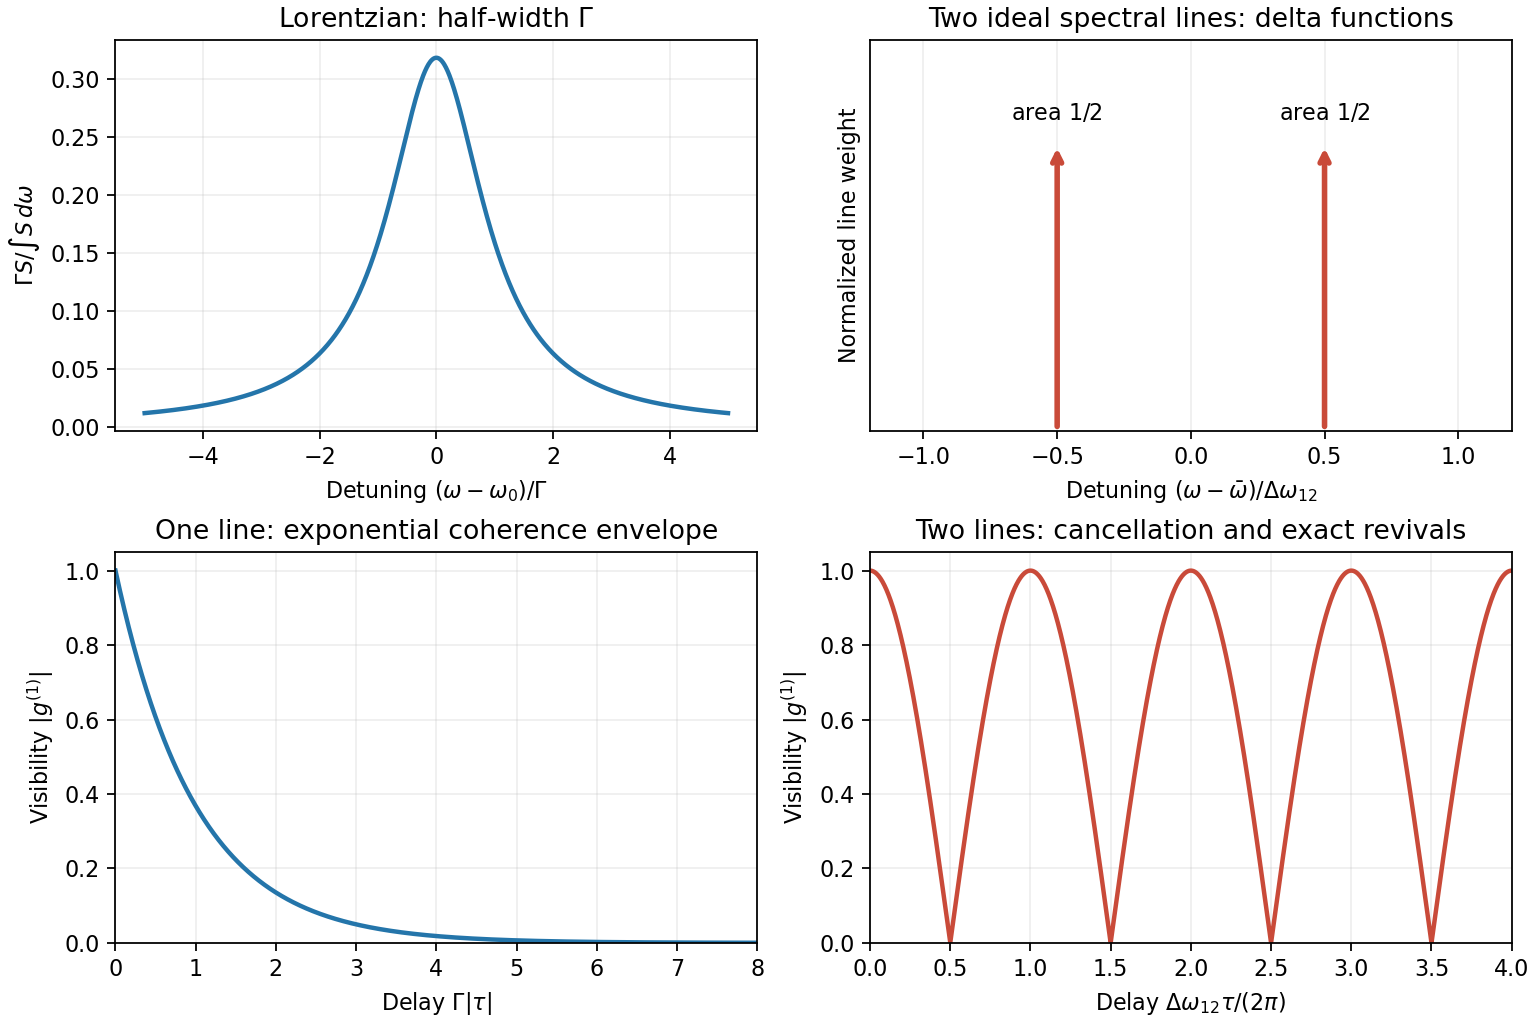

Source code (Python):
import numpy as np
import matplotlib.pyplot as plt
fig,axes=plt.subplots(2,2,figsize=(9.6,6.4),layout='constrained')
x=np.linspace(-5,5,1000);t=np.linspace(0,8*np.pi,1600)
axes[0,0].plot(x,1/(np.pi*(1+x*x)),color='#2475aa',lw=2)
axes[0,0].set(xlabel=r'Detuning $(\omega-\omega_0)/\Gamma$',ylabel=r'$\Gamma S/\int S\,d\omega$',title=r'Lorentzian: half-width $\Gamma$')
axes[1,0].plot(t/np.pi,np.exp(-t/np.pi),color='#2475aa',lw=2)
axes[1,0].set(xlabel=r'Delay $\Gamma|\tau|$',ylabel=r'Visibility $|g^{(1)}|$',title='One line: exponential coherence envelope',xlim=(0,8),ylim=(0,1.05))
for f in [-.5,.5]:
 axes[0,1].annotate('',xy=(f,.5),xytext=(f,0),arrowprops=dict(arrowstyle='->',lw=2.5,color='#c94a39'))
 axes[0,1].text(f,.54,r'area $1/2$',ha='center',fontsize=10)
axes[0,1].set(xlim=(-1.2,1.2),ylim=(0,.68),yticks=[],xlabel=r'Detuning $(\omega-\bar\omega)/\Delta\omega_{12}$',title='Two ideal spectral lines: delta functions',ylabel='Normalized line weight')
axes[1,1].plot(t/(2*np.pi),abs(np.cos(t/2)),color='#c94a39',lw=2)
axes[1,1].set(xlabel=r'Delay $\Delta\omega_{12}\tau/(2\pi)$',ylabel=r'Visibility $|g^{(1)}|$',title='Two lines: cancellation and exact revivals',xlim=(0,4),ylim=(0,1.05))
for ax in axes.flat:ax.grid(alpha=.2)
fig.savefig('paper-1-oe2012-coherence-spectra.png',dpi=160,facecolor='white')
